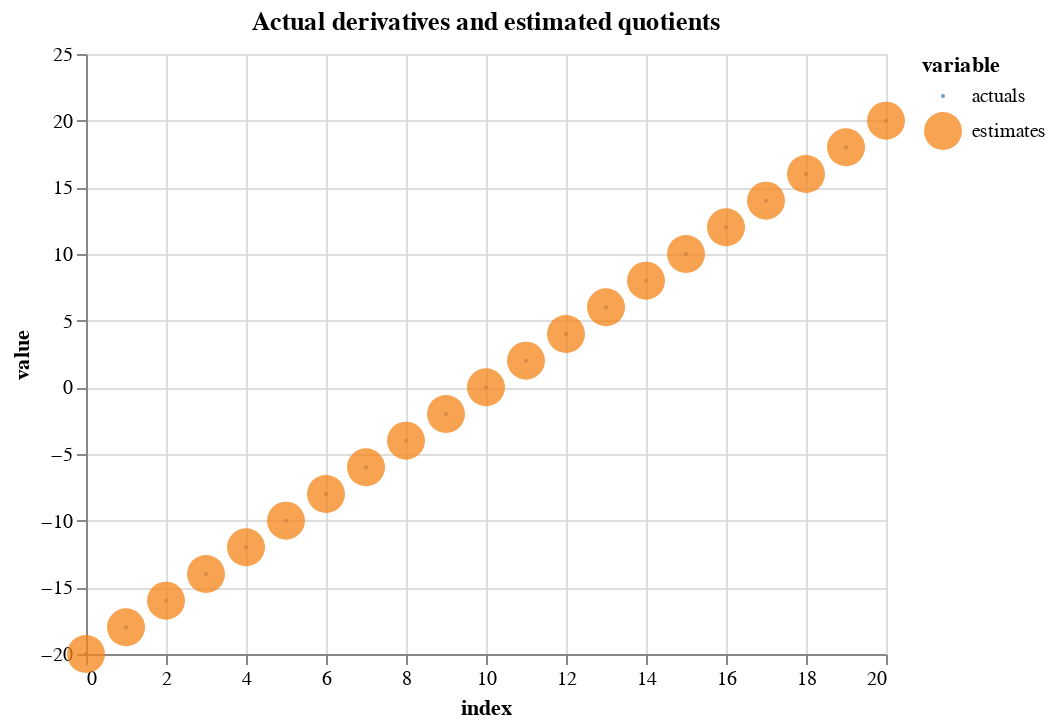

Notebook code cell kept with this figure:
### Code cell
alt.Chart(df).mark_circle(opacity=0.75).encode(
    alt.X('index:Q'),
    alt.Y('value:Q'),
    alt.Size('variable:N'),
    alt.Color('variable:N')
).properties(title='Actual derivatives and estimated quotients')

### Figure 1 — Vega-Lite specification as saved in the notebook (floating-point values rounded to 4 significant figures)
{"config": {"view": {"continuousWidth": 400, "continuousHeight": 300}}, "data": {"name": "data-fdae0c35edaacfa10b8ea30386c420e1"}, "mark": {"type": "circle", "opacity": 0.75}, "encoding": {"color": {"type": "nominal", "field": "variable"}, "size": {"type": "nominal", "field": "variable"}, "x": {"type": "quantitative", "field": "index"}, "y": {"type": "quantitative", "field": "value"}}, "title": "Actual derivatives and estimated quotients", "$schema": "https://vega.github.io/schema/vega-lite/v4.8.1.json", "datasets": {"data-fdae0c35edaacfa10b8ea30386c420e1": [{"index": 0, "variable": "actuals", "value": -20.0}, {"index": 1, "variable": "actuals", "value": -18.0}, {"index": 2, "variable": "actuals", "value": -16.0}, {"index": 3, "variable": "actuals", "value": -14.0}, {"index": 4, "variable": "actuals", "value": -12.0}, {"index": 5, "variable": "actuals", "value": -10.0}, {"index": 6, "variable": "actuals", "value": -8.0}, {"index": 7, "variable": "actuals", "value": -6.0}, {"index": 8, "variable": "actuals", "value": -4.0}, {"index": 9, "variable": "actuals", "value": -2.0}, {"index": 10, "variable": "actuals", "value": 0.0}, {"index": 11, "variable": "actuals", "value": 2.0}, {"index": 12, "variable": "actuals", "value": 4.0}, {"index": 13, "variable": "actuals", "value": 6.0}, {"index": 14, "variable": "actuals", "value": 8.0}, {"index": 15, "variable": "actuals", "value": 10.0}, {"index": 16, "variable": "actuals", "value": 12.0}, {"index": 17, "variable": "actuals", "value": 14.0}, {"index": 18, "variable": "actuals", "value": 16.0}, {"index": 19, "variable": "actuals", "value": 18.0}, {"index": 20, "variable": "actuals", "value": 20.0}, {"index": 0, "variable": "estimates", "value": -20.0}, {"index": 1, "variable": "estimates", "value": -18.0}, {"index": 2, "variable": "estimates", "value": -16.0}, {"index": 3, "variable": "estimates", "value": -14.0}, {"index": 4, "variable": "estimates", "value": -12.0}, {"index": 5, "variable": "estimates", "value": -9.999}, {"index": 6, "variable": "estimates", "value": -7.999}, {"index": 7, "variable": "estimates", "value": -5.999}, {"index": 8, "variable": "estimates", "value": -3.999}, {"index": 9, "variable": "estimates", "value": -1.999}, {"index": 10, "variable": "estimates", "value": 0.001}, {"index": 11, "variable": "estimates", "value": 2.001}, {"index": 12, "variable": "estimates", "value": 4.001}, {"index": 13, "variable": "estimates", "value": 6.001}, {"index": 14, "variable": "estimates", "value": 8.001}, {"index": 15, "variable": "estimates", "value": 10.0}, {"index": 16, "variable": "estimates", "value": 12.0}, {"index": 17, "variable": "estimates", "value": 14.0}, {"index": 18, "variable": "estimates", "value": 16.0}, {"index": 19, "variable": "estimates", "value": 18.0}, {"index": 20, "variable": "estimates", "value": 20.0}]}}
